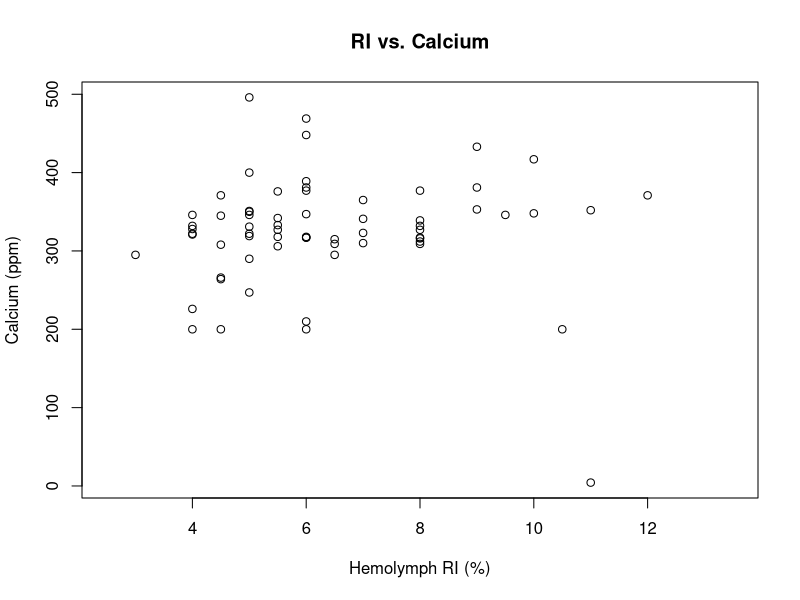
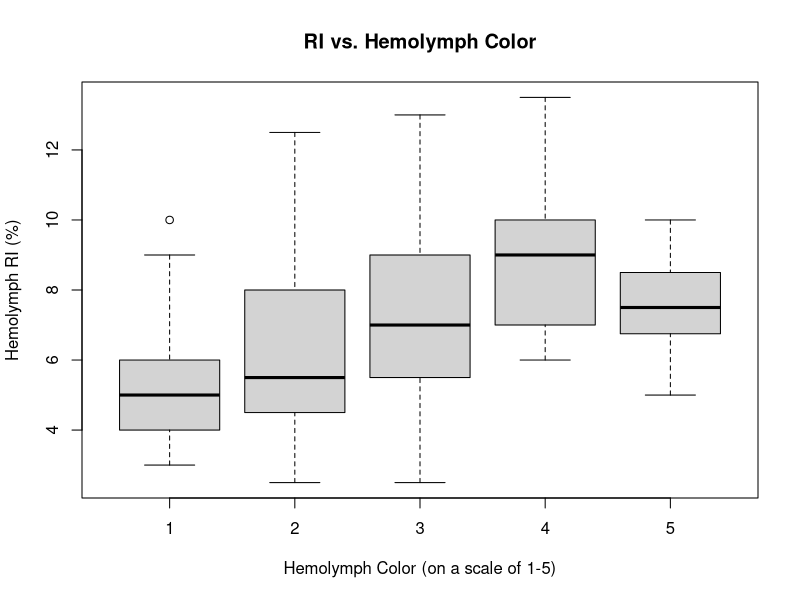
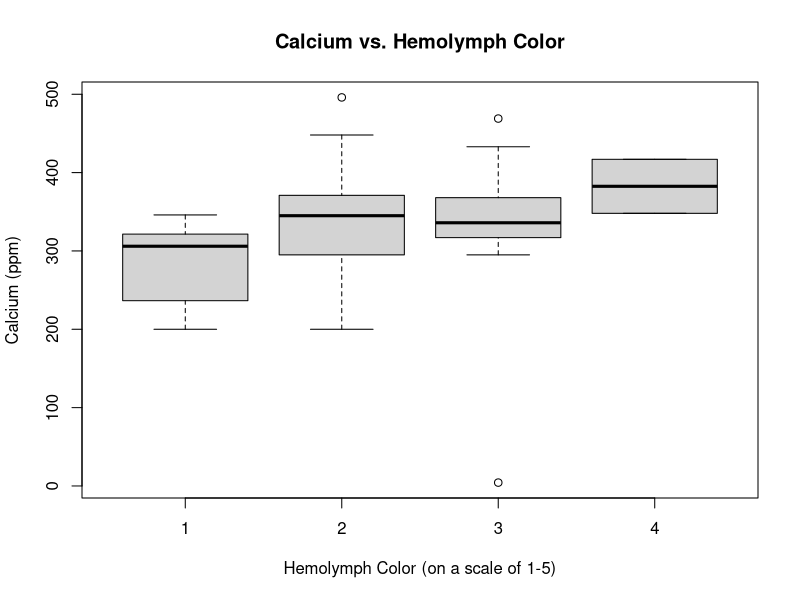

The R script that drew these images, in order:
## ---- chunk 1

# read in relevant documents for this data
gc_dat <- read.csv("../data/prelim_gc_data.csv")

# libraries for data visualization
library(ggplot2)
library(gridExtra)
library(scatterplot3d)
library(MASS)
## ---- chunk 2

plot( Ca ~ RI, data = gc_dat, 
      main = "RI vs. Calcium",
      xlab = "Hemolymph RI (%)",
      ylab = "Calcium (ppm)" )

# correlation plot to look at RI vs. Calcium
# doesn't appear to be a trend

## ---- chunk 3

boxplot( RI ~ Color, data = gc_dat, 
      main = "RI vs. Hemolymph Color",
      xlab = "Hemolymph Color (on a scale of 1-5)",
      ylab = "Hemolymph RI (%)" )

# box plot comparing average RIs for different colored hemolymph
# appears that there are some differences between hemo RI 
# if you want to make graph fancy: make different colors correspond 
# to colors of hemolymph harvested
## ---- chunk 4

boxplot( Ca ~ Color, data = gc_dat, 
      main = "Calcium vs. Hemolymph Color",
      xlab = "Hemolymph Color (on a scale of 1-5)",
      ylab = "Calcium (ppm)" )

# appears that calcium increases as hemolymph color darkens
## ---- chunk 5

int_mod = lm(Color ~ RI + Ca,
              data = gc_dat)

int_mod

# interaction model to assess whether or not hemolymph color is altered by
# the interaction between RI and Ca
